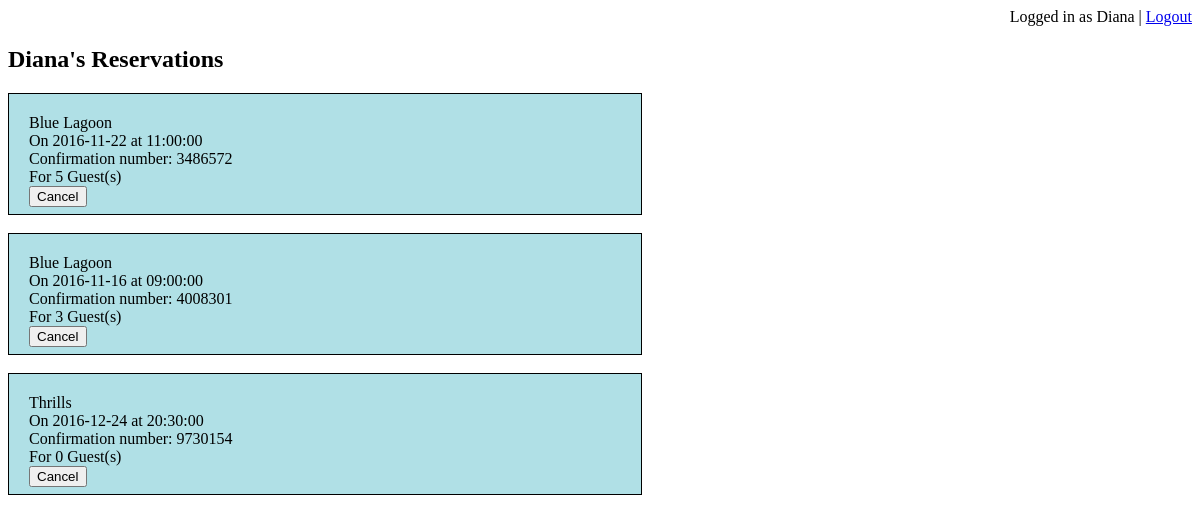
Page /customer_reservations.php (signed in) on the earlier database version.
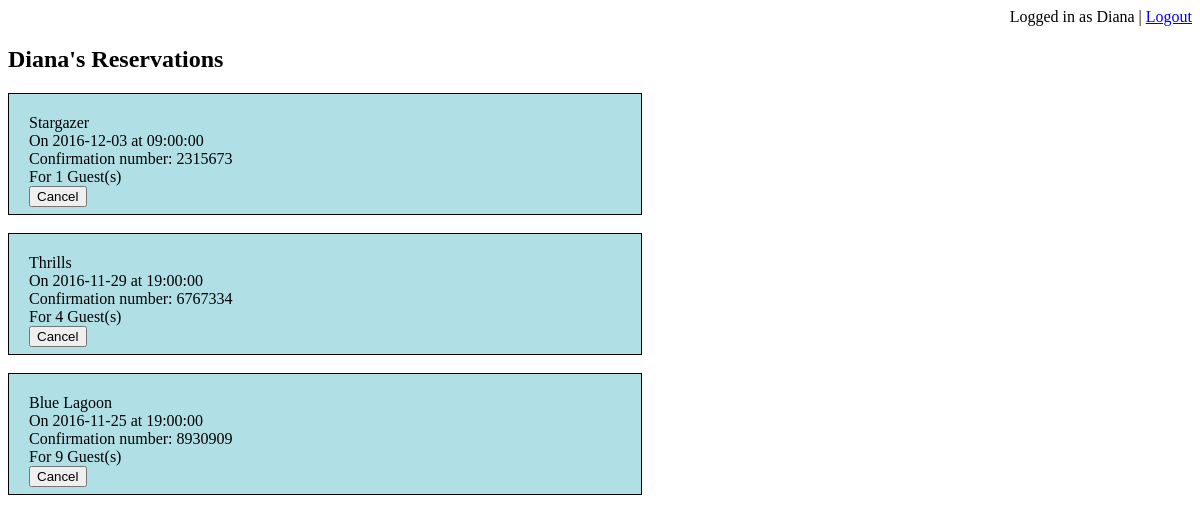
Same page on the later database version.
### tables this page shows
CREATE TABLE `tablereservation` (
  `confirmationNum` int(11) NOT NULL,
  `date` date NOT NULL,
  `time` time NOT NULL,
  `numOfGuests` int(11) NOT NULL,
  `cid` int(11) DEFAULT NULL,
  `tableNum` int(11) DEFAULT NULL,
  `branchID` int(11) DEFAULT NULL
);

CREATE TABLE `venue` (
  `branchID` int(11) NOT NULL,
  `name` varchar(20) NOT NULL,
  `address` varchar(20) NOT NULL,
  `capacity` int(11) DEFAULT NULL,
  `cover_charge` double DEFAULT NULL
);

### customer_reservations.php (the view, shortened to what this page needs)
<?php
if ( isset($_SESSION['user'])=="" ) {
    header("Location: index.php");
    exit;
  }
else
{
$cid=$_SESSION['user'];
$user=$_SESSION['username'];
?>
<!DOCTYPE html>
<html>
<head>
</head>
<body>
<div style="text-align:right;">Logged in as <?php echo $user; ?> | <a href="http://localhost/304_project/logout.php">Logout</a></div>
<h2><?php echo $user?>'s Reservations</h2>
<?php
$servername = "localhost";
$username = "root";
$password = NULL;
$databasename = 'Venue';
$conn = new mysqli($servername, $username, $password, $databasename);
$sql = "SELECT name, confirmationNum, numOfGuests, date, time FROM `tablereservation` r, `venue` v WHERE r.branchID = v.branchID AND cid = '$cid'";
$result = $conn->query($sql);
$reservationList = "";
if ($result->num_rows > 0) {
    while($row = $result->fetch_assoc()) {
		$venueName = $row["name"];
		$confirmationNum = $row["confirmationNum"];
		$numOfGuests = $row["numOfGuests"];
		$date = $row["date"];
		$time = $row["time"];
		$reservationList .=  '<div style="padding: 20px; height: 80px; width:50%;background-color: powderblue; border: 1px solid black; ">'.$venueName.'<br> On '.$date.' at '.$time.'<br>Confirmation number: '.$confirmationNum.'<br>For '.$numOfGuests.' Guest(s)<br><a href="cancel_confirm.php?confirmationNum='.$confirmationNum.'" onclick="return confirm(\'Are you sure?\')"><button value ="$confirmationNum">Cancel</button></a></div><br>';
    }
} else {
    echo "You don't have any reservations yet! Go make some ;)";
}
echo $reservationList;
?>
</body>
</html>
<?php
}
?>

Differences in the rows shown:
removed tablereservation: branchID.name "Blue Lagoon", date "2016-11-22", time "11:00:00", confirmationNum "3486572", numOfGuests "5"
removed tablereservation: branchID.name "Blue Lagoon", date "2016-11-16", time "09:00:00", confirmationNum "4008301", numOfGuests "3"
removed tablereservation: branchID.name "Thrills", date "2016-12-24", time "20:30:00", confirmationNum "9730154", numOfGuests "0"
added tablereservation: branchID.name "Stargazer", date "2016-12-03", time "09:00:00", confirmationNum "2315673", numOfGuests "1"
added tablereservation: branchID.name "Thrills", date "2016-11-29", time "19:00:00", confirmationNum "6767334", numOfGuests "4"
added tablereservation: branchID.name "Blue Lagoon", date "2016-11-25", time "19:00:00", confirmationNum "8930909", numOfGuests "9"
